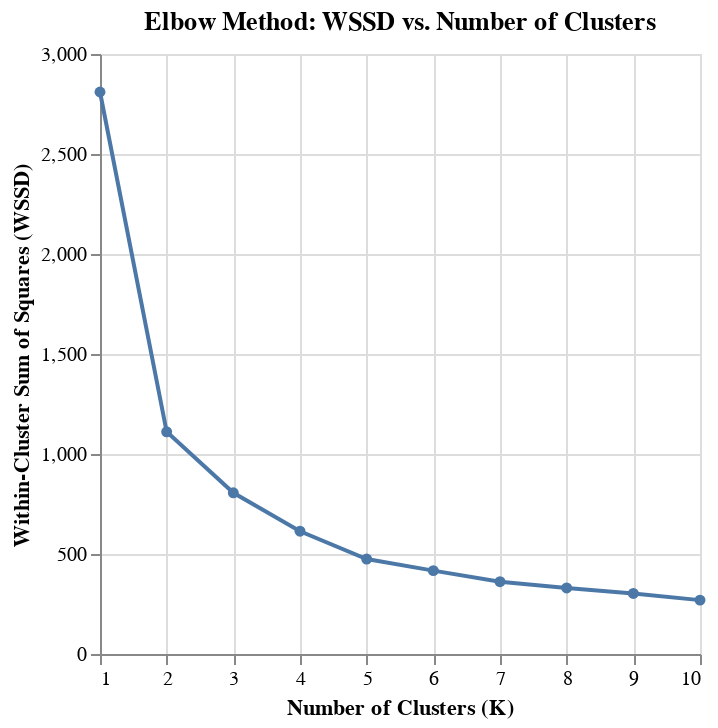

Notebook code cell kept with this figure:
### Code cell
# Task 11: Create a plot for the number of clusters
elbow_plot = alt.Chart(beer_model_stats).mark_line(point=True).encode(
    x = alt.X('k', title='Number of Clusters (K)'),
    y = alt.Y('wssd', title='Within-Cluster Sum of Squares (WSSD)')
).properties(
    title='Elbow Method: WSSD vs. Number of Clusters'
)

elbow_plot

### Figure 1 — Vega-Lite specification as saved in the notebook (floating-point values rounded to 4 significant figures)
{"config": {"view": {"continuousWidth": 300, "continuousHeight": 300}}, "data": {"name": "data-6bf1643ba0d47a9878b68fc36f0fca8e"}, "mark": {"type": "line", "point": true}, "encoding": {"x": {"field": "k", "title": "Number of Clusters (K)", "type": "quantitative"}, "y": {"field": "wssd", "title": "Within-Cluster Sum of Squares (WSSD)", "type": "quantitative"}}, "title": "Elbow Method: WSSD vs. Number of Clusters", "$schema": "https://vega.github.io/schema/vega-lite/v5.20.1.json", "datasets": {"data-6bf1643ba0d47a9878b68fc36f0fca8e": [{"k": 1, "wssd": 2810.0}, {"k": 2, "wssd": 1111.0}, {"k": 3, "wssd": 805.9}, {"k": 4, "wssd": 613.8}, {"k": 5, "wssd": 474.7}, {"k": 6, "wssd": 416.8}, {"k": 7, "wssd": 361.6}, {"k": 8, "wssd": 330.4}, {"k": 9, "wssd": 302.9}, {"k": 10, "wssd": 269.4}]}}
